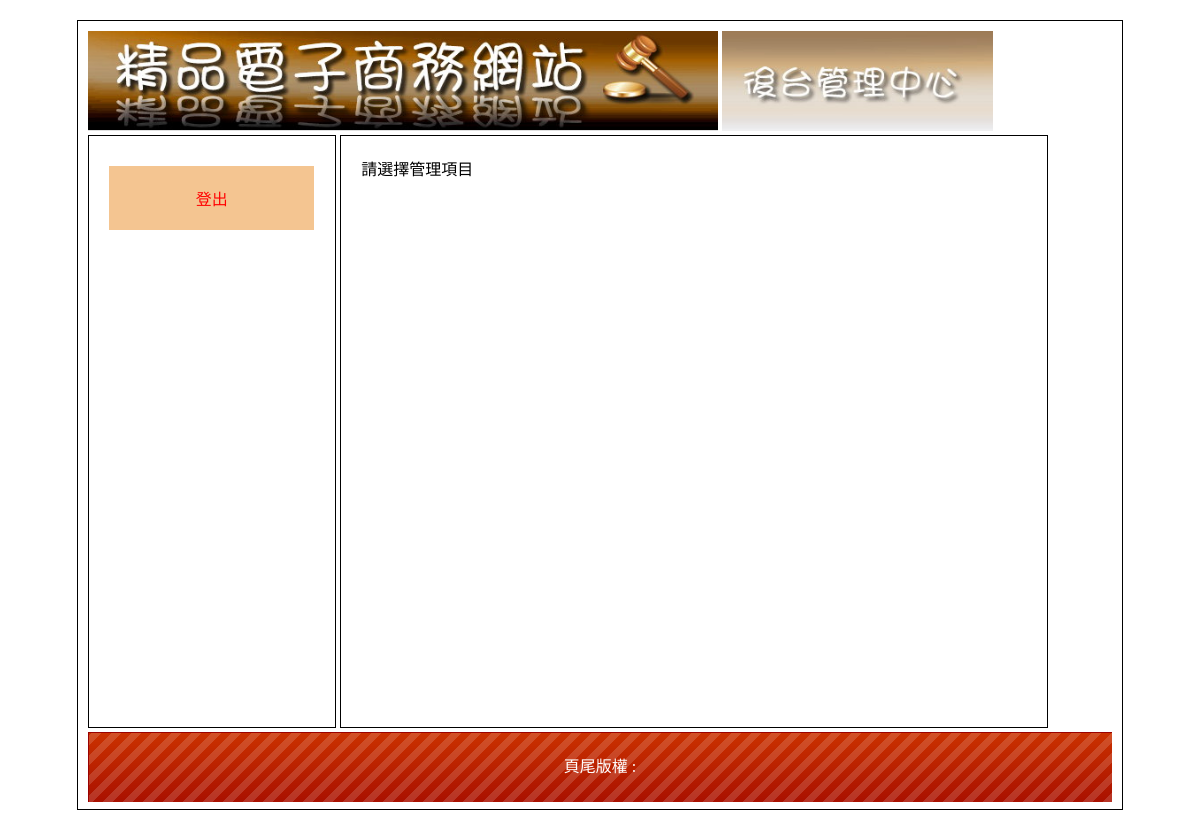
The app's page /admin.php, older data.
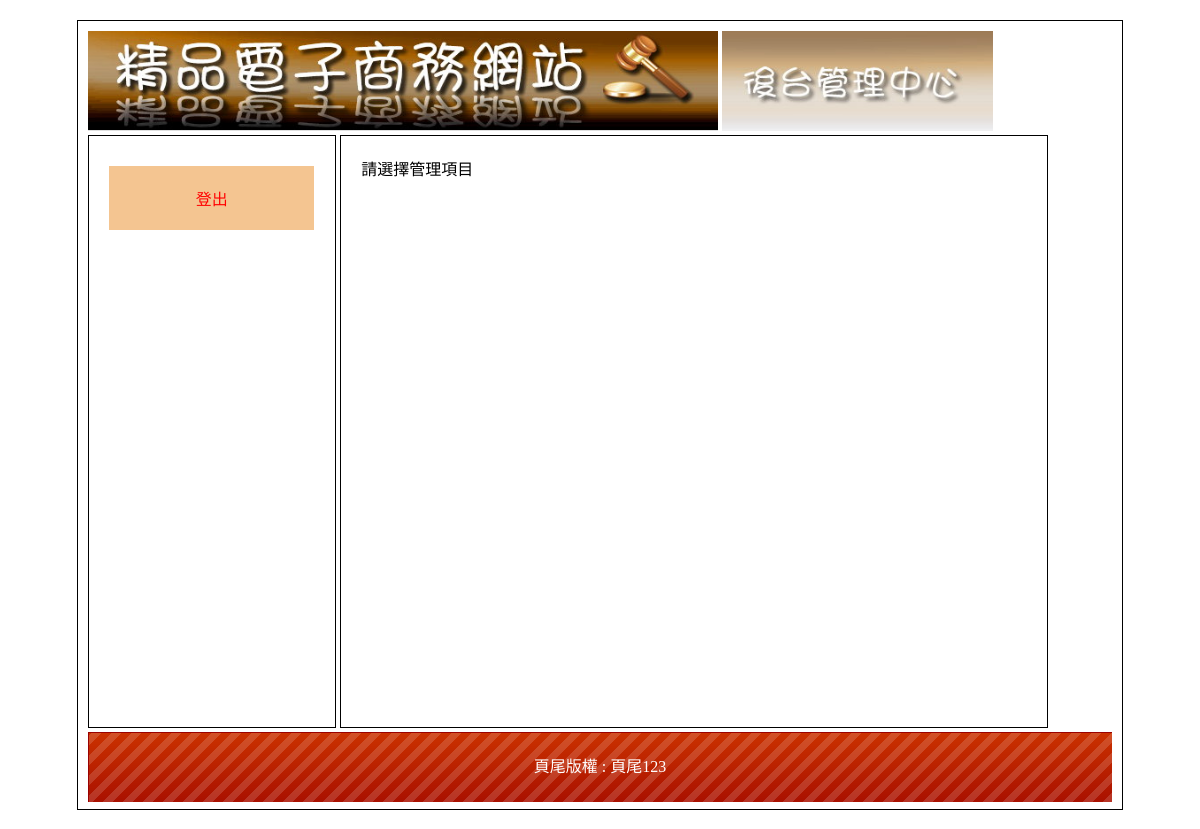
The same page, newer data.
### tables this page shows
CREATE TABLE `foot` (
  `foot` text NOT NULL
);

### sql.php (called while the page is built, shortened)
<?php
	$link = mysqli_connect("localhost", "root", "", "dbxx4");
	mysqli_query($link, "set names utf8");
	$footer = mysqli_fetch_array(mysqli_query($link, "select * from foot"))[0];
?>

### admin.php (the view, shortened to what this page needs)
<!DOCTYPE html PUBLIC "-//W3C//DTD XHTML 1.0 Transitional//EN" "http://www.w3.org/TR/xhtml1/DTD/xhtml1-transitional.dtd">
<html xmlns="http://www.w3.org/1999/xhtml"><head><meta http-equiv="Content-Type" content="text/html; charset=UTF-8">
<?php
include "sql.php";
?>
<link href="./Manage Page_files/css.css" rel="stylesheet" type="text/css">
</head>
<body>
	<div id="main" style="width:1024px; height:768px; padding:10px">
    	<div id="top">
        	<a href="?">
            	<img src="./Manage Page_files/0416.jpg" height="100px">
            </a>
                            <img src="./Manage Page_files/0417.jpg" height="100px">
                   </div>
        <div id="left" class="ct">
        	<div style="min-height:400px;">
            	        	<a href="api.php?do=out" style="color:#f00;">登出</a>
                    </div>
                    </div>
        <div id="right"  style="overflow-y:scroll; height:500px">
		<?php
			if(!empty($_GET["redo"]))
			{
				include "a".$_GET["redo"].".php";
			}
			else echo "請選擇管理項目";
		?>
        	        </div>
        <div id="bottom" style="line-height:70px; color:#FFF; background:url(icon/bot.png);" class="ct">
        	頁尾版權 :    <?=$footer?>    </div>
    </div>
</body></html>

### Manage Page_files/css.css (style rules this page uses)
body { font-family:"微軟正黑體"; }
#main { width:1034px; padding:10px; margin:20px auto 20px auto; border:#000 solid 1px; min-height:768px; }
#top a { color:#CE631C; text-decoration:none; }
#left { display:inline-block; width:20%; padding:2%; min-height:550px; vertical-align:top; border:#000 1px solid; }
#left a { display:block; padding:20px 5px 20px 5px; text-decoration:none; background:#F4C591; margin:10px auto 10px auto; color:#65350A; }
.ct { text-align:center; }
#right { display:inline-block; width:65%; padding:2%; min-height:550px; border:#000 1px solid; }
#bottom { height:70px; background-size:cover; }

Row changes from the older to the newer data that the page shows:
added foot: foot "頁尾123"
